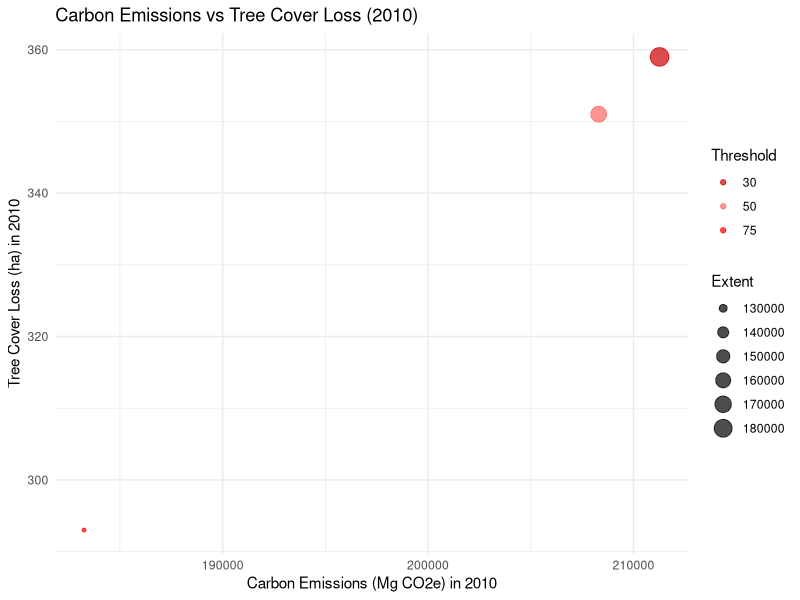
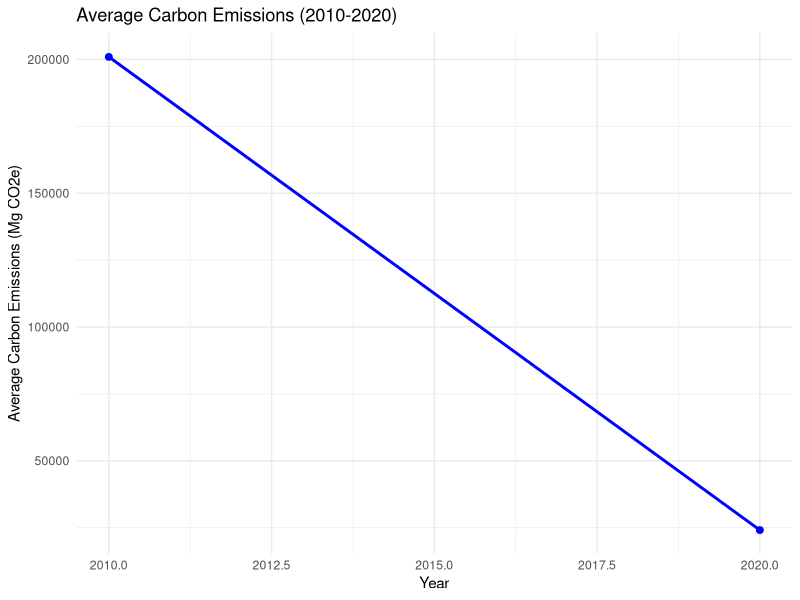

R code for these plots, in order:
# Team 4: R Programming Project
# Authors: ARAGONA, BALOGO, BAUTISTA, CAYTON, MORALES, PALACIO

# Description:
# This script processes and visualizes carbon emissions and tree cover loss data 
# for the Philippines (specifically Benguet), using datasets from 2010 to 2020.

# Note: Ensure datasets are located in the specified working directory.


# =================================SETUP=======================================
# Install and load required packages
if (!requireNamespace("tidyverse")) install.packages("tidyverse")
if (!requireNamespace("dplyr")) install.packages("dplyr")
if (!requireNamespace("ggplot2")) install.packages("ggplot2")

# Load installed libraries
library(tidyverse)  # Data manipulation and visualization
library(dplyr)      # Data wrangling
library(ggplot2)    # Advanced visualization


#change this to you directory

setwd('C:\\Users\\CODE CLASSES\\R\\CLONE for FINALS\\9365-4_R_Artifacts\\ce_impact')  

# ===============================DATASETS======================================
# Load and clean the carbon emissions dataset
carbon_data <- read_csv("subnational_carbon_data.csv") %>%
  rename(
    threshold = 'umd_tree_cover_density_2000__threshold',
    ce2010 = 'gfw_forest_carbon_gross_emissions_2010__Mg_CO2e',
    ce2020 = 'gfw_forest_carbon_gross_emissions_2020__Mg_CO2e',
    subnational = 'subnational1'
  ) %>%
  select(country, threshold, subnational, ce2010:ce2020) %>%
  filter(
    country == "Philippines", 
    threshold >= 30, 
    subnational == "Benguet"
  )

# Load and clean the tree cover loss dataset
tree_cover_data <- read_csv("subnational_tree_cover_loss.csv") %>%
  rename(
    tc2010 = 'tc_loss_ha_2010',
    tc2020 = 'tc_loss_ha_2020',
    extent = 'extent_2010_ha',
    subnational = 'subnational1'
  ) %>%
  select(country, threshold, subnational, extent, tc2010:tc2020) %>%
  filter(
    country == "Philippines", 
    threshold >= 30, 
    subnational == "Benguet"
  )


# Combine datasets based on the 'threshold' column
tc_and_ce_data <- carbon_data %>%
  right_join(tree_cover_data, by = "threshold") %>%
  rename(
    country = 'country.x',
    subnational = 'subnational.x'
  ) %>%
  select(-country.y, -subnational.y)

# This ensures we retain information from both datasets for common thresholds.


# ================================SAVING======================================
# Save the combined dataset for reproducibility and external analysis
write_csv(tc_and_ce_data, "final_data_ce_impact.csv")


# =============================VISUALIZATION======================================
# Function to generate scatter plot for a specific year
create_scatter_plot <- function(data, year) {
  ggplot(data, aes_string(x = paste0("ce", year), y = paste0("tc", year), color = "factor(threshold)", size = "extent")) +
    geom_point(alpha = 0.7) + 
    scale_color_manual(
      values = c("30" = "#CC0000", "50" = "#FF6666", "75" = "red"),
      name = "Threshold"
    ) +
    scale_size_continuous(name = "Extent") +
    labs(
      title = paste("Carbon Emissions vs Tree Cover Loss (", year, ")", sep = ""),
      x = paste("Carbon Emissions (Mg CO2e) in ", year, sep = ""),
      y = paste("Tree Cover Loss (ha) in ", year, sep = "")
    ) +
    theme_minimal()
}

# Generate scatter plot for 2010
scatter_2010 <- create_scatter_plot(tc_and_ce_data, 2010)
print(scatter_2010)


# Pivot carbon emissions data into long format for year-wise analysis
carbon_long <- carbon_data %>%
  pivot_longer(
    cols = starts_with("ce"),
    names_to = "year",
    names_prefix = "ce",
    names_transform = list(year = as.integer),
    values_to = "ce"
  )


# Calculate average carbon emissions per year
carbon_avg_per_year <- carbon_long %>%
  group_by(year) %>%
  summarise(avg_ce = mean(ce, na.rm = TRUE))

# Generate line plot for average carbon emissions
ggplot(carbon_avg_per_year, aes(x = year, y = avg_ce)) +
  geom_line(color = "blue", size = 1) +
  geom_point(color = "blue", size = 2) +
  labs(
    title = "Average Carbon Emissions (2010-2020)",
    x = "Year",
    y = "Average Carbon Emissions (Mg CO2e)"
  ) +
  theme_minimal()


  # Review:
# - Variable names standardized
# - Added inline comments for clarity
# - Ensured reproducibility by saving key datasets
# - Code structured for modularity and reusabilit



